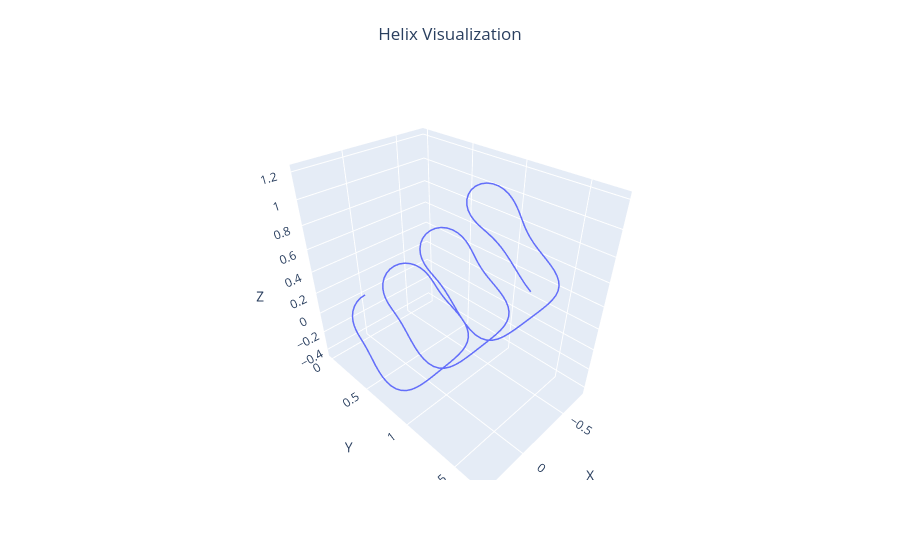

Write notebook code for a chart like this one.
### Code cell
n_sites = 200  # Number of sites along the helix
L = 10.0  # Total length
s = np.linspace(0, L, n_sites)  # Arc length array

# Initial position: Start the curl at the origin
r0 = np.array([0.0, 0.0, 0.0])

# Initial material frame: Oriented along the curl
n0 = np.eye(3)  # Standard basis (modify if needed)

# Create a twisting and bending motion in q
twist = np.full(n_sites, np.pi)
# twist = np.zeros(n_sites)
curvature_x = 3.0 * np.cos(s * np.pi) #+ np.random.random_sample() # Varies to form a curl
curvature_y = 3.0 * np.cos(s * np.pi) #3.0 * np.sin(s * np.pi) + np.random.random_sample()  # Varies to form a curl

q = np.zeros((3 * n_sites,))
q[0::3] = twist
q[1::3] = curvature_x
q[2::3] = curvature_y

# Define stiffness (optional)
EI = np.ones((3 * n_sites,)) * 0.1  # Uniform stiffness

# Create helix instance
# r0 and n0 are the position and material frame of the clamped top node
helix_instance = Helix(q=q, q0=q, n_sites=n_sites, s=s, L=L, r0=r0, n0=n0, EI=EI)

# Generate and propagate a helix (from previous code)
r, n = HelixUtil.propagate(helix_instance)
print(r.shape)

# Plot the helix with small material frames
plot_helix_plotly([(r, n)], frame_scale=0.2, show_frames=False)
plot_helix(r, n, show_frames=False, frame_scale=0.2)

### Figure 1 — Plotly figure (JSON) as saved in the notebook; plotly's stock layout.template omitted (floating-point values rounded to 4 significant figures; data arrays with more than 128 entries replaced by an {"elided": "..."} marker saying what was removed)
{"data": [{"line": {"width": 3}, "mode": "lines", "name": "Centerline 1", "type": "scatter3d", "x": {"elided": "200 float values"}, "y": {"elided": "200 float values"}, "z": {"elided": "200 float values"}}], "layout": {"scene": {"xaxis": {"title": {"text": "X"}}, "yaxis": {"title": {"text": "Y"}}, "zaxis": {"title": {"text": "Z"}}}, "title": {"text": "Helix Visualization", "x": 0.5, "xanchor": "center", "y": 0.95, "yanchor": "top"}}}
